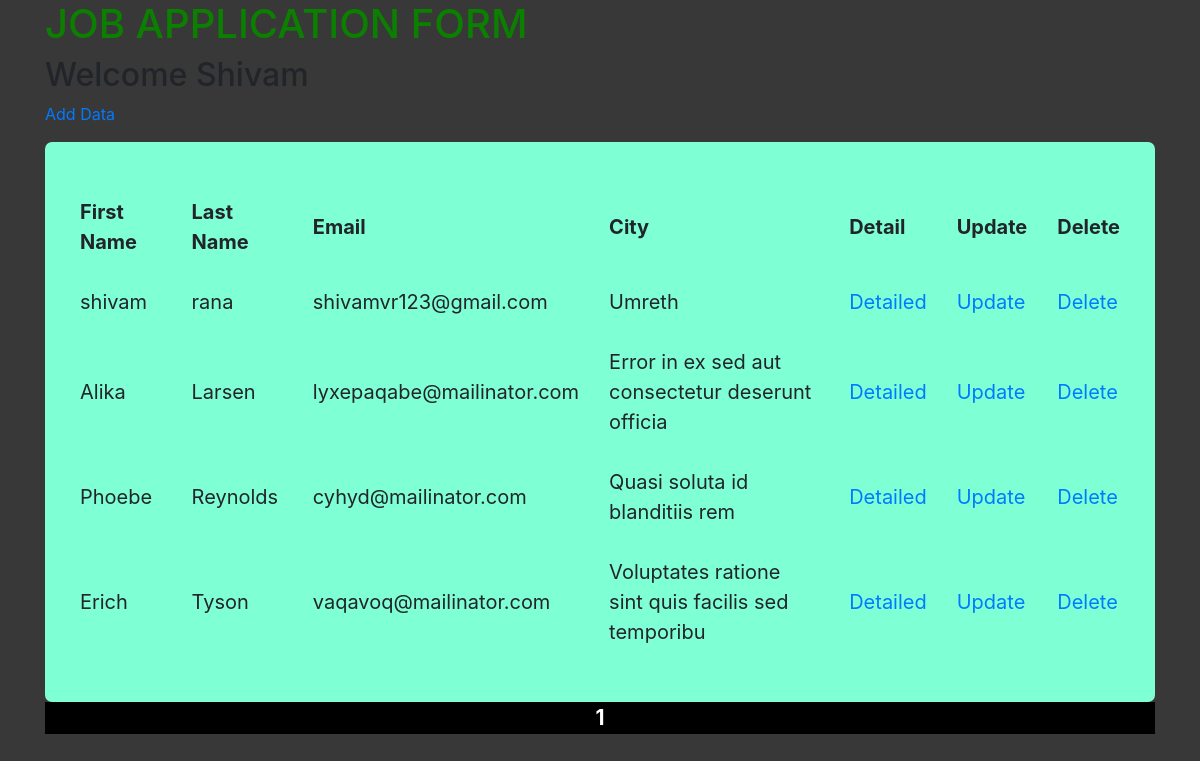
The page /home/ (signed in) on the database as committed earlier.
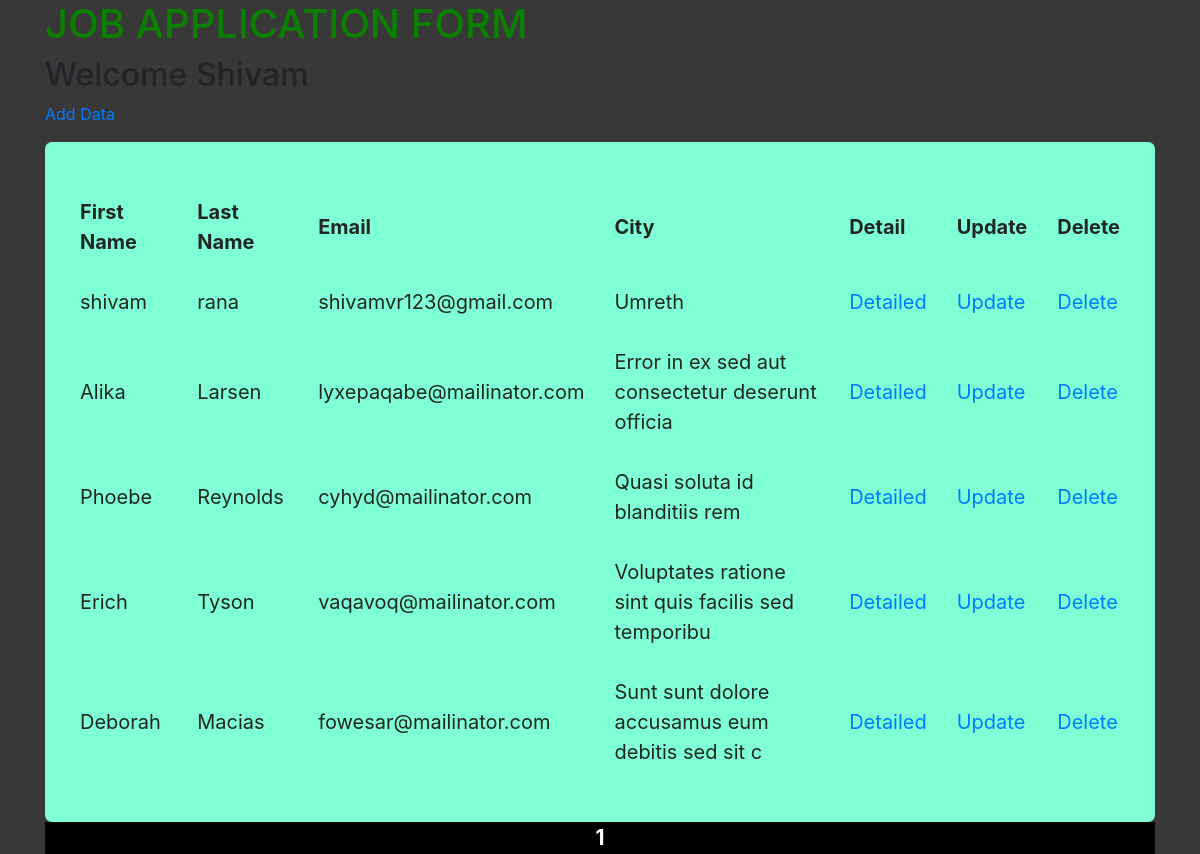
The same page on the database as committed later.
### JobApplicationApp/models.py (models this page shows, shortened)
class BasicDetails(models.Model):
    rel_status = (
        ("single", "single"),
        ("married", "married")
    )
    GENDER_CHOICES =(
        ('male','Male'),
        ('female','Female'),
    )
    user_id = models.ForeignKey(User, on_delete=models.CASCADE)
    first_name = models.CharField(max_length=50)
    last_name = models.CharField(max_length=50)
    designation = models.CharField(max_length=50, blank=True)
    email = models.EmailField()
    gender = models.CharField(max_length=10, choices=GENDER_CHOICES, null=True, blank=True)
    birth_date = models.DateField()
    relationship = models.CharField(max_length=15, choices=rel_status, null=True, blank=True)
    city = models.CharField(max_length=50)
    address1 = models.CharField(max_length=150)
    address2 = models.CharField(max_length=150, null=True, blank=True)
    zipcode = models.IntegerField()
    state = models.CharField(max_length=20, null=True, blank=True)

### JobApplicationApp/views.py (the view)
# urls.py: path("home/", views.home, name="home"),
def home(request):
    suser = request.session["username"]
    user = User.objects.filter(username=suser).first()
    basicdata = BasicDetails.objects.filter(user_id=user.id)
    p = Paginator(basicdata, 10)
    page_number = request.GET.get('page')
    try:
        page_obj = p.get_page(page_number)
    except PageNotAnInteger:
        page_obj = p.page(10)
    except EmptyPage:
        page_obj = p.page(p.num_pages)
    context = {
        "username": suser,
        "pageobj": page_obj
    }
    return render(request, "home.html", context)

### templates/JobApplicationApp/home.html (shortened to what this page needs)
{% extends "base.html" %}
{% load static %}
{% block body %}
    <h1> JOB APPLICATION FORM </h1>
    <h2>Welcome {{username | capfirst}}</h2>
    <p><a href="{% url "basic" %}">Add Data</a></p>
    <div class="listtablediv">
        <table>
            <thead>
                <th>First Name</th>
                <th>Last Name</th>
                <th>Email</th>
                <th>City</th>
                <th>Detail</th>
                <th>Update</th>
                <th>Delete</th>
            </thead>
            <tbody>
            {% for dt in pageobj.object_list %}
                <tr><td>{{dt.first_name}}</td><td>{{dt.last_name}}</td><td>{{dt.email}}</td><td>{{dt.city}}</td><td><a href={% url "detailed" dt.id %}>Detailed</a></td><td><a href="{% url "basicupdate" userid=0 id=dt.id %}">Update</a></td><td><a href="{% url "delete" userid=0 id=dt.id %}">Delete</a></td></tr>
            {% endfor %}
            </tbody>
        </table>
        </div>
        <center>
        <div style="background:black; color:white; font-weight:bold; font-size:21px;">
                <span>{{pageobj.number}}</span>
        </div>
    </center>
{% endblock %}

### templates/JobApplicationApp/base.html (shortened to what this page needs)
{% load static %}
<!DOCTYPE html>
<html lang="en">
<head>
  <link rel="stylesheet" type="text/css" href="{% static "css/bootstrap/css/bootstrap.min.css" %}">
  <link rel="stylesheet" type="text/css" href="{% static "css/JobApplicationApp/css/style.css" %}">
</head>
<body>
  <div class="container">
    {% block body %}{% endblock %}
  </div>
</body>
</html>

### static/css/JobApplicationApp/css/style.css (style rules this page uses)
h1 { color:rgb(11, 128, 0); }
body { background-color: rgb(57, 56, 56); }
td, th { font-size: 20px; margin: 6px; padding: 5px; }
.listtablediv { background-color: aquamarine; padding:20px; border-radius: 7px; }
.listtablediv table { margin: 20px auto; }
.listtablediv table td, th { margin: 5px; padding: 15px; }

Rows that differ between the two databases and show on the page:
added BasicDetails: first_name "Deborah", last_name "Macias", email "fowesar@mailinator.com", city "Sunt sunt dolore accusamus eum debitis sed sit c"
